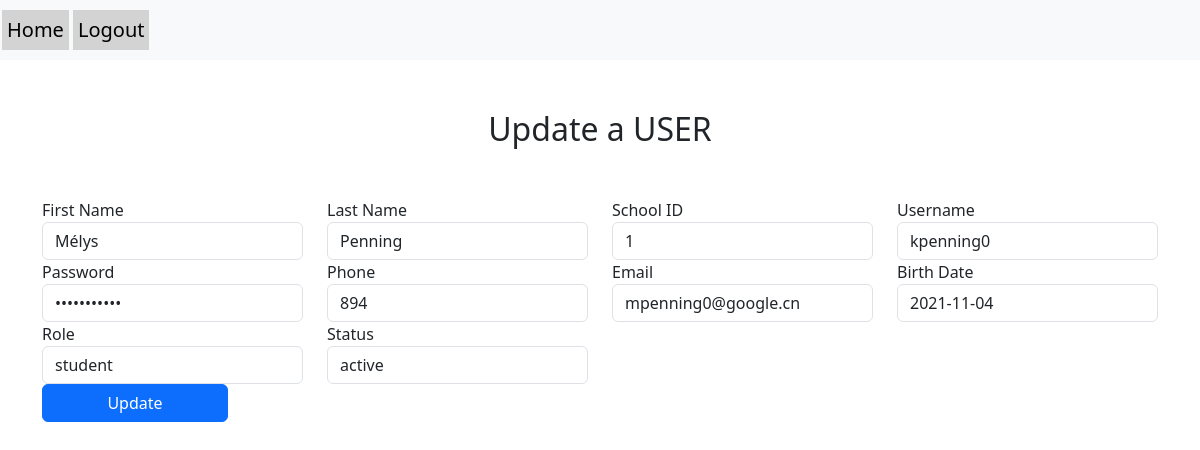
Screenshot of /LA-updateUser.php?id=1 with the database file from the repository.
### tables this page shows
create table if not exists user
(
    id         int(10) auto_increment
        primary key,
    school_id  int(7)                                     not null,
    first_name varchar(20)                                not null,
    last_name  varchar(20)                                not null,
    username   varchar(20)                                not null,
    password   varchar(20)                                not null,
    phone      int(10)                                    not null,
    email      varchar(25)                                not null,
    birth_date date                                       not null,
    role       enum ('local_admin', 'teacher', 'student') not null,
    status     enum ('active', 'not_active')              not null,
    constraint fk_school_id2
        foreign key (school_id) references school (id)
            on update cascade
)
    collate = latin1_swedish_ci;

### LA-updateUser.php (the view, shortened to what this page needs)
<?php
require_once "conn.php";
if(isset($_GET['id'])) {
    $id = $_GET['id'];
    $sql = "SELECT * FROM user WHERE id='$id'";
    $result = mysqli_query($conn, $sql);
    if(mysqli_num_rows($result) > 0) {
        $row = mysqli_fetch_assoc($result);
		$firstName = $row['first_name'];
		$lastName = $row['last_name'];
		$schoolId = $row['school_id'];
		$username = $row['username'];
		$password = $row['password'];
		$phone = $row['phone'];
		$email = $row['email'];
		$birthDate = $row['birth_date'];
		$role = $row['role'];
		$status = $row['status'];
?>
<!doctype html>
<html lang="en">
  <head>
    <link href="https://cdn.jsdelivr.net/npm/bootstrap@5.3.0-alpha3/dist/css/bootstrap.min.css" rel="stylesheet">
  </head>
<body>
	<nav class="navbar navbar-expand-lg navbar-light bg-light">
	  <a class="navbar-brand" href="LocalAdmin_layout.php" style="background-color: lightgray; padding: 5px; margin: 2px;">Home</a>
	  <a class="navbar-brand" href="logout.php" style="background-color: lightgray; padding: 5px; margin: 2px;">Logout</a>
	</nav>
    <section>
        <h2 style="text-align: center;margin: 50px 0;">Update a USER</h2>
        <div class="container">
            <form action="LA-updateUser.php" method="post">
                <div class="row">
                    <div class="form-group col-lg-3">
                        <label for="">First Name</label>
                        <input type="text" name="firstName" id="firstName" class="form-control" value="<?php echo $firstName; ?>" required>
                    </div>
                    <div class="form-group col-lg-3">
                        <label for="">Last Name</label>
                        <input type="text" name="lastName" id="lastName" class="form-control" value="<?php echo $lastName; ?>" required>
                    </div>
                    <div class="form-group col-lg-3">
                        <label for="">School ID</label>
                        <input type="text" name="schoolId" id="schoolId" class="form-control" value="<?php echo $schoolId; ?>" required>
                    </div>
                    <div class="form-group col-lg-3">
                        <label for="">Username</label>
                        <input type="text" name="username" id="username" class="form-control" value="<?php echo $username; ?>" required>
                    </div>
                </div>
                <div class="row">
                    <div class="form-group col-lg-3">
                        <label for="">Password</label>
                        <input type="password" name="password" id="password" class="form-control" value="<?php echo $password; ?>" required>
                    </div>
                    <div class="form-group col-lg-3">
                        <label for="">Phone</label>
                        <input type="text" name="phone" id="phone" class="form-control" value="<?php echo $phone; ?>" required>
                    </div>
                    <div class="form-group col-lg-3">
                        <label for="">Email</label>
                        <input type="email" name="email" id="email" class="form-control" value="<?php echo $email; ?>" required>
                    </div>
                    <div class="form-group col-lg-3">
                        <label for="">Birth Date</label>
                        <input type="text" name="birthDate" id="birthDate" class="form-control" value="<?php echo $birthDate; ?>" required>
                    </div>
                </div>
                <div class="row">
                    <div class="form-group col-lg-3">
                        <label for="">Role</label>
                        <input type="text" name="role" id="role" class="form-control" value="<?php echo $role; ?>" required>
                    </div>
                    <div class="form-group col-lg-3">
                        <label for="">Status</label>
                        <input type="text" name="status" id="status" class="form-control" value="<?php echo $status; ?>" required>
                    </div>
                </div>
                <div class="form-group col-lg-2" style="display: grid;align-items:  flex-end;">
                    <input type="submit" name="submit" id="submit" class="btn btn-primary" value="Update">
                </div>
            </form>
        </div>
    </section>
  </body>
</html>
<?php
    } else {
        echo "No record found.";
    }
}
?>

### rows the page displays
user: firstName "Mélys", lastName "Penning", schoolId "1", username "kpenning0", phone "894", email "mpenning0@google.cn", birthDate "2021-11-04", role "student", status "active"
